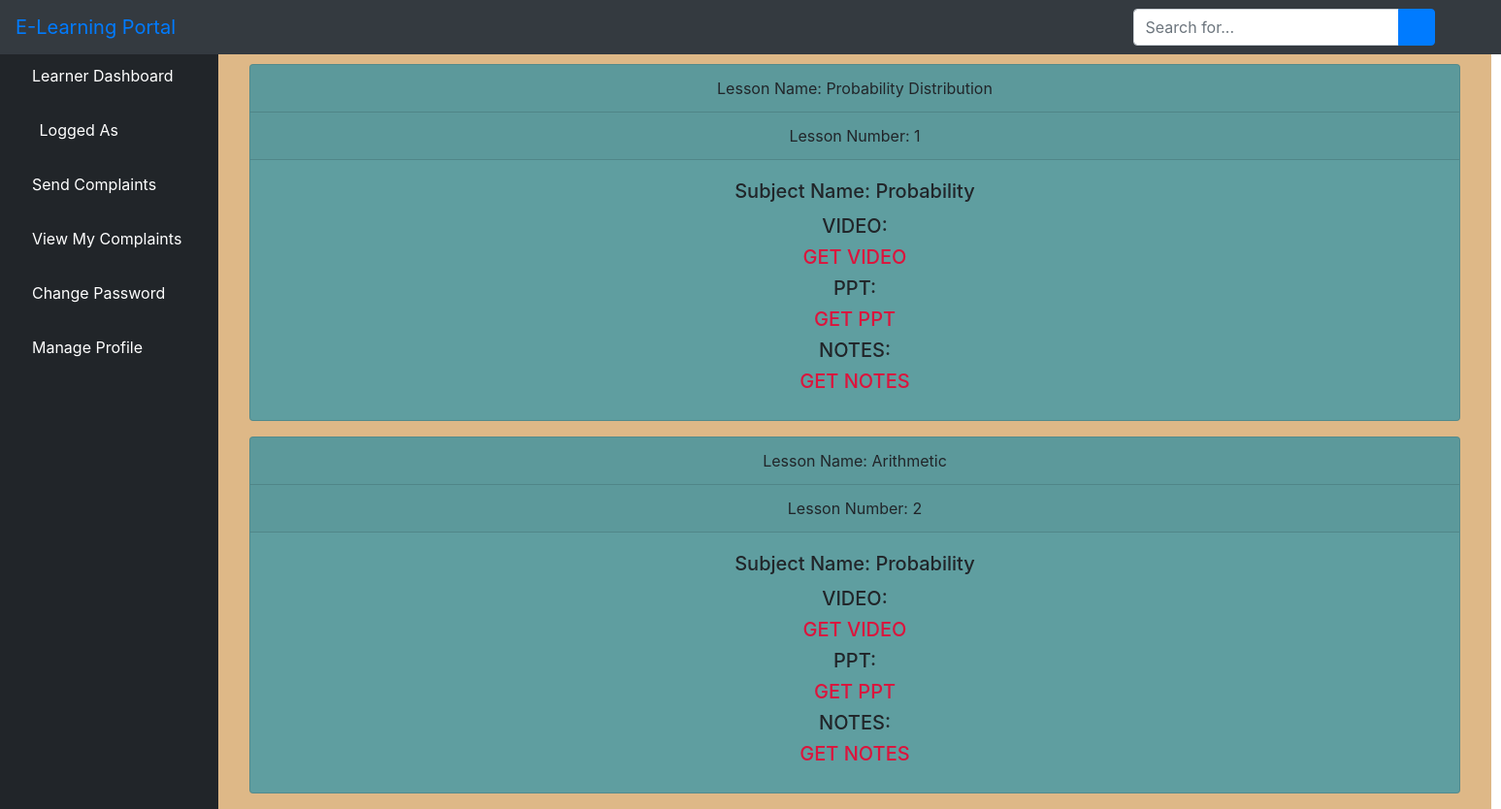
The app's page /subject/view_lesson/1 with its own data.
### subject/models.py (models this page shows, shortened)
class Lessons(models.Model):
    user=models.ForeignKey(User,on_delete=models.CASCADE,null=True,blank=True)
    course=models.ForeignKey(Course,on_delete=models.CASCADE,blank=True,null=True)
    subject=models.ForeignKey(Subject,on_delete=models.CASCADE,blank=True,null=True)
    lesson_name=models.CharField(max_length=50)
    lesson_no=models.IntegerField()
    video=models.FileField(upload_to='videos')
    ppt=models.FileField(upload_to='ppt')
    notes=models.FileField(upload_to='notes')
    def __str__(self):
        return str(self.lesson_name)

class Subject(models.Model):
    user=models.ForeignKey(User,on_delete=models.CASCADE,null=True,blank=True)
    course=models.ForeignKey(Course,on_delete=models.CASCADE,default='Mathematics')
    name=models.CharField(max_length=50)
    description=models.TextField()

### subject/views.py (the view)
# urls.py: path('view_lesson/<int:subject_id>',views.view_lesson,name='view_lesson'),
def view_lesson(request,subject_id):
    subject=Subject.objects.get(id=subject_id)
    lessons=Lessons.objects.filter(subject=subject)
    print(lessons)
    return render(request,'view_lessons.html',{'lessons':lessons})

### subject/templates/view_lessons.html
{% extends 'dashboard/dashboard.html' %}
{% block body %}
<div style="background-color: burlywood;">
    {% for i in lessons %}
<div class="card text-center" style="width: 78rem;margin-left: 2em;margin-right: 2em;background-color: cadetblue;margin-top: 1em;margin-bottom: 1em;">
    <div class="card-header">
      Lesson Name: {{i.lesson_name}}
    </div>
    <div class="card-header">
      Lesson Number: {{i.lesson_no}}
    </div>
    <div class="card-body">
      <h5 class="card-title">Subject Name: {{i.subject.name}}</h5>
      {% if i.video %}<h5>
        VIDEO:</h5>
      <a href="{{i.video.url}}" download style="color: crimson;">
      <h5>GET VIDEO </h5>
    </a>
    {% endif %}
    {% if i.ppt %}<h5>
        PPT:</h5>
      <a href="{{i.ppt.url}}" download style="color: crimson;">
      <h5>GET PPT </h5>
    </a>
    {% endif %}
    {% if i.notes %}
    <h5>
      NOTES:</h5><a href="{{i.notes.url}}" download style="color: crimson;">
      <h5>GET NOTES </h5>
    </a>
    {% endif %}
    </div>
  </div>
  {% endfor %}
</div>
{% endblock %}

### account/static/css/style.css (style rules this page uses)
html,body,div,span,applet,object,iframe,h1,h2,h3,h4,h5,h6,p,blockquote,pre,a,abbr,acronym,address,big,cite,code,del,dfn,em,img,ins,kbd,q,s,samp,small,strike,strong,sub,sup,tt,var,b,u,i,dl,dt,dd,ol,nav ul,nav li,fieldset,form,label,legend,table,caption,tbody,tfoot,thead,tr,th,td,article,aside,canvas,details,embed,figure,figcaption,footer,header,hgroup,menu,nav,output,ruby,section,summary,time,mark,audio,video { margin:0;padding:0;border:0;font-size:100%;font:inherit;vertical-align:baseline; }
a { text-decoration:none; }
body { font-family: 'Roboto Condensed', sans-serif; background: url(../images/coolege.jpg)no-repeat 0px 0px; background-size: cover; background-position:center; background-attachment:fixed; }

### records on screen
Lessons: lesson_name "Probability Distribution", lesson_no "1", subject.name "Probability"
Lessons: lesson_name "Arithmetic", lesson_no "2", subject.name "Probability"
